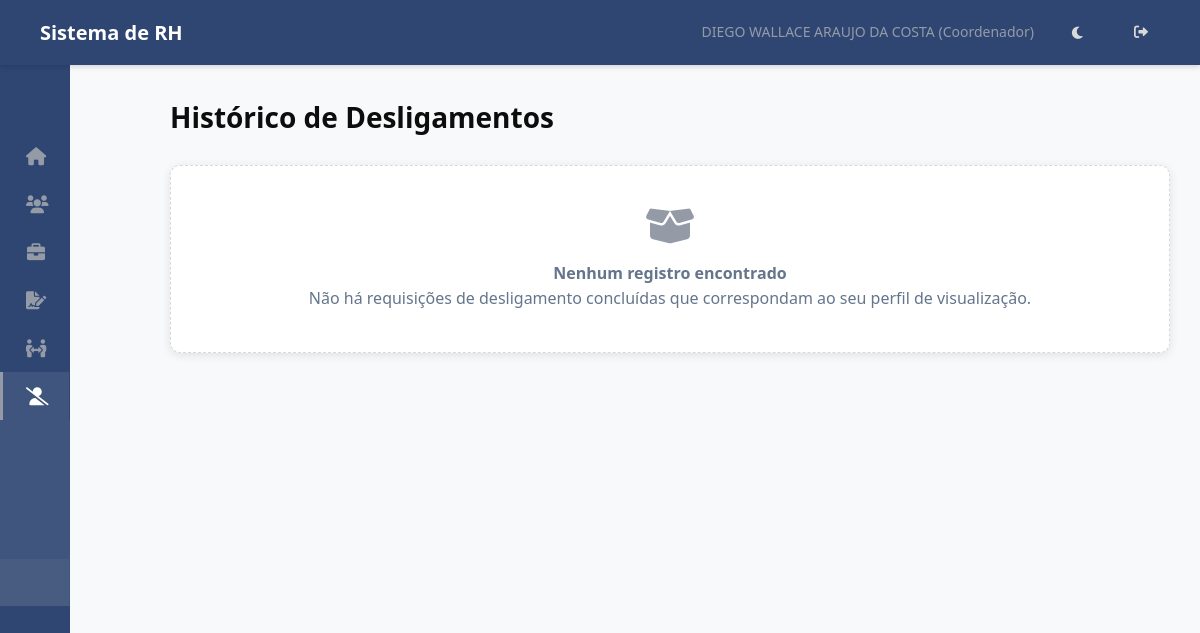
Page /rd/historico/ (signed in) on the earlier database version.
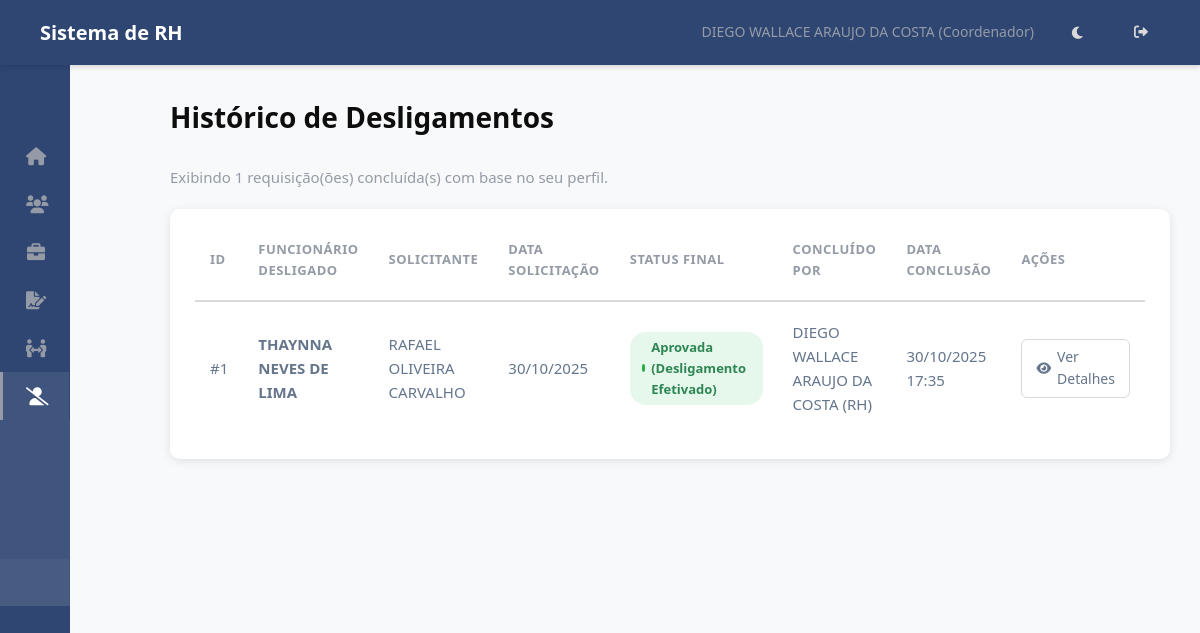
Same page on the later database version.
### hierarquia/models.py (models this page shows, shortened)
class RequisicaoDesligamento(models.Model):
    STATUS_RD_CHOICES = [
        ('pendente_gestor', 'Pendente Gestor Imediato'),
        ('pendente_rh', 'Pendente RH'),
        ('aprovada', 'Aprovada (Desligamento Efetivado)'),
        ('rejeitada', 'Rejeitada'),
    ]
    TIPO_DESLIGAMENTO_CHOICES = [
        ('empresa', 'Iniciativa da Empresa'),
        ('funcionario', 'Iniciativa do Funcionário'),
    ]
    MOTIVO_CHOICES = [
        ('termino_contrato', 'Término de Contrato de Experiência'),
        ('reducao_quadro', 'Redução de Quadro'),
        ('baixo_desempenho', 'Baixo Desempenho'),
        ('justa_causa', 'Justa Causa'),
        ('pedido_demissao', 'Pedido de Demissão'),
        ('abandono_emprego', 'Abandono de Emprego'),
        ('aposentadoria', 'Aposentadoria'),
        ('falecimento', 'Falecimento'),
        ('outro', 'Outro (Especificar na Justificativa)'),
    ]
    TIPO_AVISO_CHOICES = [
        ('trabalhado', 'Trabalhado'),
        ('indenizado', 'Indenizado'),
        ('dispensado', 'Dispensa de Cumprimento'),
        ('nao_se_aplica', 'Não se Aplica'),
    ]
    solicitante = models.ForeignKey(Funcionario, on_delete=models.PROTECT, related_name='rds_solicitadas', verbose_name="Solicitante (ADM)")
    funcionario_desligado = models.ForeignKey(Funcionario, on_delete=models.PROTECT, related_name='desligamentos', verbose_name="Funcionário a ser Desligado")
    criado_em = models.DateTimeField(auto_now_add=True, verbose_name="Data da Solicitação")
    atualizado_em = models.DateTimeField(auto_now=True)
    cargo_atual = models.ForeignKey(Cargo, on_delete=models.PROTECT, related_name='+', verbose_name="Cargo Atual", null=True, blank=True)
    setor_atual = models.ForeignKey(Setor, on_delete=models.PROTECT, related_name='+', verbose_name="Setor Atual", null=True, blank=True)
    data_admissao = models.DateField(null=True, blank=True, verbose_name="Data de Admissão")
    tipo_desligamento = models.CharField(max_length=20, choices=TIPO_DESLIGAMENTO_CHOICES, verbose_name="Tipo de Desligamento")
    motivo = models.CharField(max_length=30, choices=MOTIVO_CHOICES, verbose_name="Motivo")
    data_prevista_desligamento = models.DateField(verbose_name="Data Prevista (Último dia)")
    tipo_aviso = models.CharField(max_length=20, choices=TIPO_AVISO_CHOICES, verbose_name="Tipo de Aviso Prévio")
    havera_substituicao = models.BooleanField(default=False, verbose_name="Haverá Substituição?")
    justificativa = models.TextField(verbose_name="Justificativa / Detalhes")
    entrevista_realizada = models.BooleanField(default=False, verbose_name="Entrevista de Desligamento Realizada?")
    data_entrevista = models.DateField(null=True, blank=True, verbose_name="Data da Entrevista")
    status = models.CharField(max_length=30, choices=STATUS_RD_CHOICES, verbose_name="Status da Requisição")
    aprovador_atual = models.ForeignKey(Funcionario, on_delete=models.SET_NULL, null=True, blank=True, related_name='rds_para_aprovar', verbose_name="Próximo Aprovador")
    observacao_rejeicao = models.TextField(blank=True, null=True, help_text="Motivo da rejeição.")
    aprovado_por_gestor = models.ForeignKey(Funcionario, on_delete=models.SET_NULL, null=True, blank=True, related_name='+')
    data_aprovacao_gestor = models.DateTimeField(null=True, blank=True)
    aprovado_por_rh = models.ForeignKey(Funcionario, on_delete=models.SET_NULL, null=True, blank=True, related_name='+')
    data_aprovacao_rh = models.DateTimeField(null=True, blank=True)
    rejeitado_por = models.ForeignKey(Funcionario, on_delete=models.SET_NULL, null=True, blank=True, related_name='+')
    data_rejeicao = models.DateTimeField(null=True, blank=True)
    class Meta:
        verbose_name = "Requisição de Desligamento"
        verbose_name_plural = "Requisições de Desligamento"
        ordering = ['-criado_em']

class Funcionario(models.Model):
    usuario = models.OneToOneField(User, on_delete=models.SET_NULL, null=True, blank=True, related_name='funcionario')
    nome = models.CharField(max_length=255)
    data_nascimento = models.DateField(blank=True, null=True)
    cpf = models.CharField(max_length=14, unique=True, validators=[cpf_validator])
    data_admissao = models.DateField()
    cargo = models.ForeignKey(Cargo, on_delete=models.PROTECT, related_name='funcionarios')
    setor_primario = models.ForeignKey(
        Setor,
        on_delete=models.PROTECT, # Protege contra exclusão de setor com funcionários
        related_name='funcionarios_primarios', # Nome para acesso reverso
        verbose_name='Setor Principal',
        null=True, # TEMPORARIAMENTE True para facilitar migração inicial, depois pode ser False
        blank=True # TEMPORARIAMENTE True
    )
    setores_responsaveis = models.ManyToManyField(
        Setor,
        related_name='responsaveis', # Permite Setor.responsaveis.all()
        blank=True, # Muitos funcionários não serão responsáveis por nenhum setor
        verbose_name='Setores Responsáveis'
    )
    centro_servico = models.ForeignKey(CentroServico, on_delete=models.SET_NULL, null=True, blank=True, related_name='funcionarios')
    ativo = models.BooleanField(default=True)
    criado_em = models.DateTimeField(auto_now_add=True)
    atualizado_em = models.DateTimeField(auto_now=True)
    class Meta:
        ordering = ['nome']
        verbose_name = 'Funcionário'
        verbose_name_plural = 'Funcionários'

### hierarquia/views.py (the view, shortened to what this page needs)
# urls.py: path('rd/historico/', views.HistoricoRDListView.as_view(), name='historico_rds'),
class HistoricoRDListView(BasePermissionMixin, ListView):
    model = RequisicaoDesligamento
    template_name = 'rh/historico_rds_list.html' # <- Vamos criar
    context_object_name = 'desligamentos'
    paginate_by = 20
    def get_queryset(self):
        user_func = self.funcionario_logado
        if not user_func or not user_func.cargo:
            if self.request.user.is_superuser:
                 return RequisicaoDesligamento.objects.filter(status__in=['aprovada', 'rejeitada']).order_by('-criado_em')
            return RequisicaoDesligamento.objects.none()
        user_nivel = user_func.cargo.nivel
        finished_qs = RequisicaoDesligamento.objects.filter(
            status__in=['aprovada', 'rejeitada']
        )
        is_rh_dp = False
        if user_func.setor_primario:
            rh_dp_setores = ['RECURSOS HUMANOS', 'DEPARTAMENTO DE PESSOAL']
            if user_func.setor_primario.nome.upper() in [s.upper() for s in rh_dp_setores]:
                 is_rh_dp = True
        if is_rh_dp or user_nivel == 1 or self.request.user.is_superuser:
            return finished_qs.order_by('-criado_em')
    def get_context_data(self, **kwargs):
        context = super().get_context_data(**kwargs)
        context['titulo_pagina'] = "Histórico de Desligamentos"
        return context

### hierarquia/templatetags/rh_tags.py (called while the page is built)
@register.simple_tag
def is_rh_or_dp(funcionario):
    if funcionario and funcionario.setor_primario:
        if funcionario.setor_primario.nome.upper() in (s.upper() for s in RH_DP_SETORES):
            return True
    return False

### hierarquia/views.py (called while the page is built)
    def test_func(self):
        try:
            self.funcionario_logado = Funcionario.objects.get(usuario=self.request.user)
            return True
        except Funcionario.DoesNotExist:
            self.permission_denied_message = 'Não foi encontrado um perfil de funcionário associado ao seu usuário.'
            return False

### templates/rh/historico_rds_list.html (shortened to what this page needs)
{% extends 'base.html' %}
{% load static %}
{% block extra_css %}
    <link rel="stylesheet" href="{% static 'css/rh/historico_rds_list.css' %}">
{% endblock extra_css %}
{% block content %}
<div class="list-container">
    <div class="page-header">
        <h1>{{ titulo_pagina|default:"Histórico de Desligamentos" }}</h1>
    </div>
    {% if desligamentos %}
        <p class="text-muted">Exibindo {{ desligamentos|length }} requisição(ões) concluída(s) com base no seu perfil.</p>
        <div class="table-responsive">
            <table class="data-table">
                <thead>
                    <tr>
                        <th>ID</th>
                        <th>Funcionário Desligado</th>
                        <th>Solicitante</th>
                        <th>Data Solicitação</th>
                        <th>Status Final</th>
                        <th>Concluído Por</th>
                        <th>Data Conclusão</th>
                        <th>Ações</th>
                    </tr>
                </thead>
                <tbody>
                    {% for rd in desligamentos %}
                    <tr>
                        <td>#{{ rd.id }}</td>
                        <td><strong>{{ rd.funcionario_desligado.nome }}</strong></td>
                        <td>{{ rd.solicitante.nome }}</td>
                        <td>{{ rd.criado_em|date:"d/m/Y" }}</td>
                        <td>
                            <span class="status-badge status-{{ rd.status }}">{{ rd.get_status_display }}</span>
                        </td>
                        <td>
                            {% if rd.status == 'aprovada' %}
                                {{ rd.aprovado_por_rh.nome|default:"-" }} (RH)
                            {% elif rd.status == 'rejeitada' %}
                                {{ rd.rejeitado_por.nome|default:"-" }}
                            {% else %}
                                -
                            {% endif %}
                        </td>
                        <td>
                            {% if rd.status == 'aprovada' %}
                                {{ rd.data_aprovacao_rh|date:"d/m/Y H:i" }}
                            {% elif rd.status == 'rejeitada' %}
                                {{ rd.data_rejeicao|date:"d/m/Y H:i" }}
                            {% else %}
                                -
                            {% endif %}
                        </td>
                        <td>
                            <a href="{% url 'detalhar_rd' rd.pk %}" class="btn-action-view">
                                <i class="fas fa-eye"></i> Ver Detalhes
                            </a>
                        </td>
                    </tr>
                    {% endfor %}
                </tbody>
            </table>
        </div>
    {% else %}
        <div class="no-results">
            <i class="fas fa-box-open"></i>
            <h4>Nenhum registro encontrado</h4>
            <p>Não há requisições de desligamento concluídas que correspondam ao seu perfil de visualização.</p>
        </div>
    {% endif %}
</div>
{% endblock content %}

Differences in the rows shown:
added RequisicaoDesligamento: id "1", funcionario_desligado.nome "THAYNNA NEVES DE LIMA", solicitante.nome "RAFAEL OLIVEIRA CARVALHO", criado_em "30/10/2025", status "Aprovada (Desligamento Efetivado)", aprovado_por_rh.nome "DIEGO WALLACE ARAUJO DA COSTA", data_aprovacao_rh "30/10/2025 17:35"
Other differences:
{{ desligamentos|length }}: (not shown) → "1"
text no longer shown: "Nenhum registro encontrado Não há requisições de desligamento concluídas que correspondam ao seu perfil de visualização."
text now shown: "Exibindo requisição(ões) concluída(s) com base no seu perfil. ID FUNCIONÁRIO DESLIGADO SOLICITANTE DATA SOLICITAÇÃO STATUS FINAL CONCLUÍDO POR DATA CONCLUSÃO AÇÕES"
